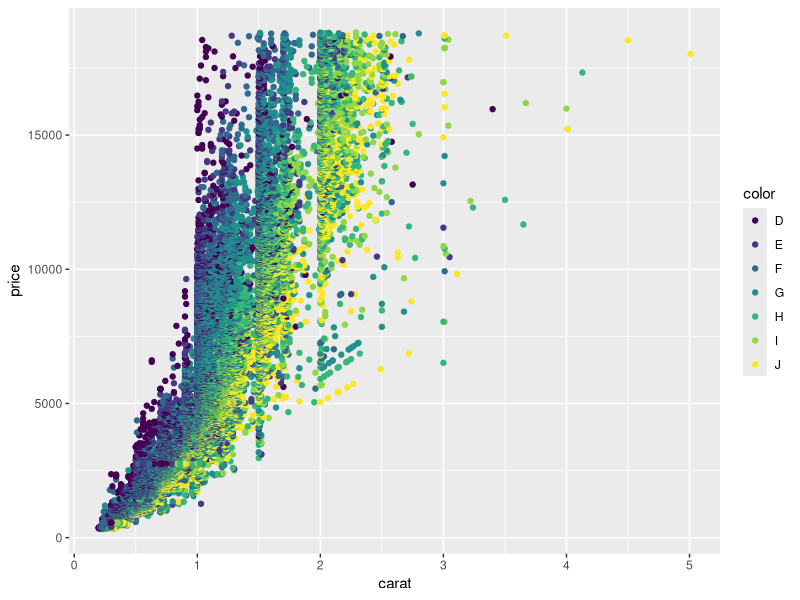

Recreate this plot in R.
## ---- chunk 1
knitr::opts_chunk$set(echo = TRUE)
## ---- chunk 2
library(ggplot2)
summary(diamonds)
## ---- chunk 3
ggplot(diamonds, aes(x=carat,y=price,color=color)) + geom_point()
